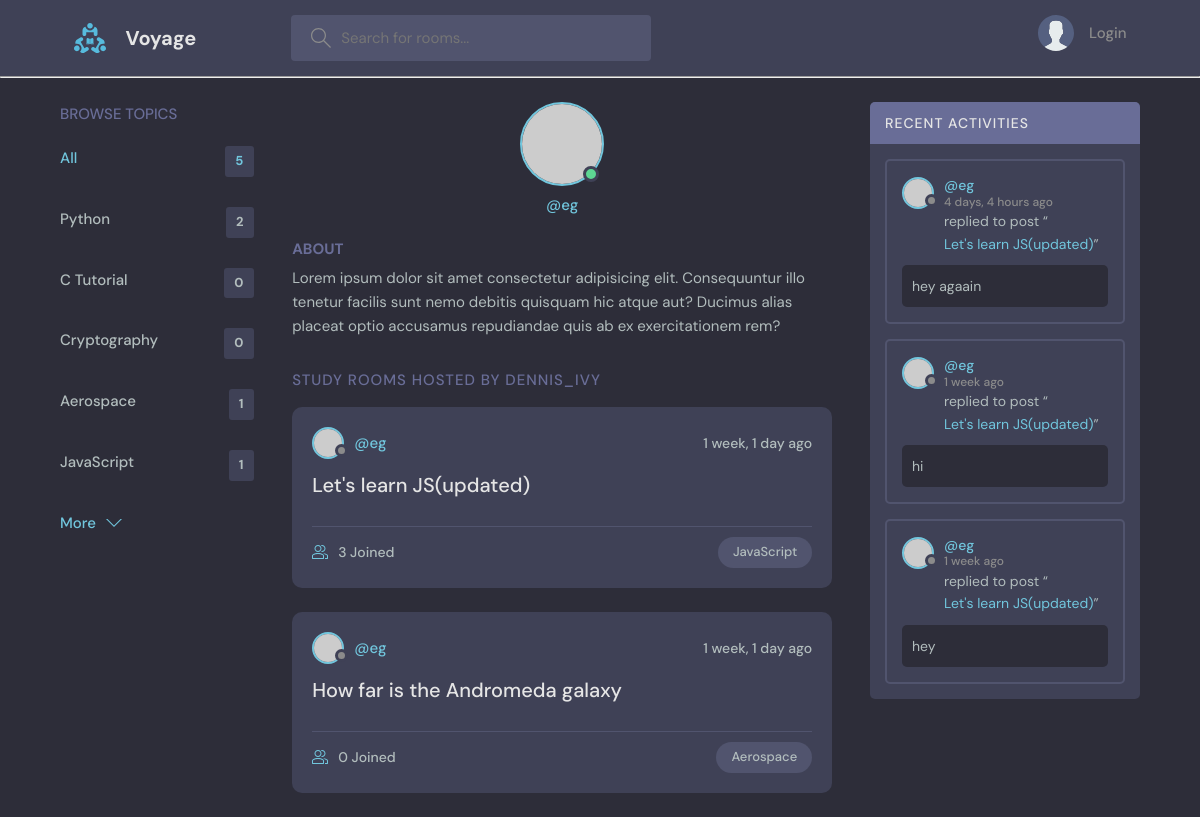
The app's page /profile/1/, older data.
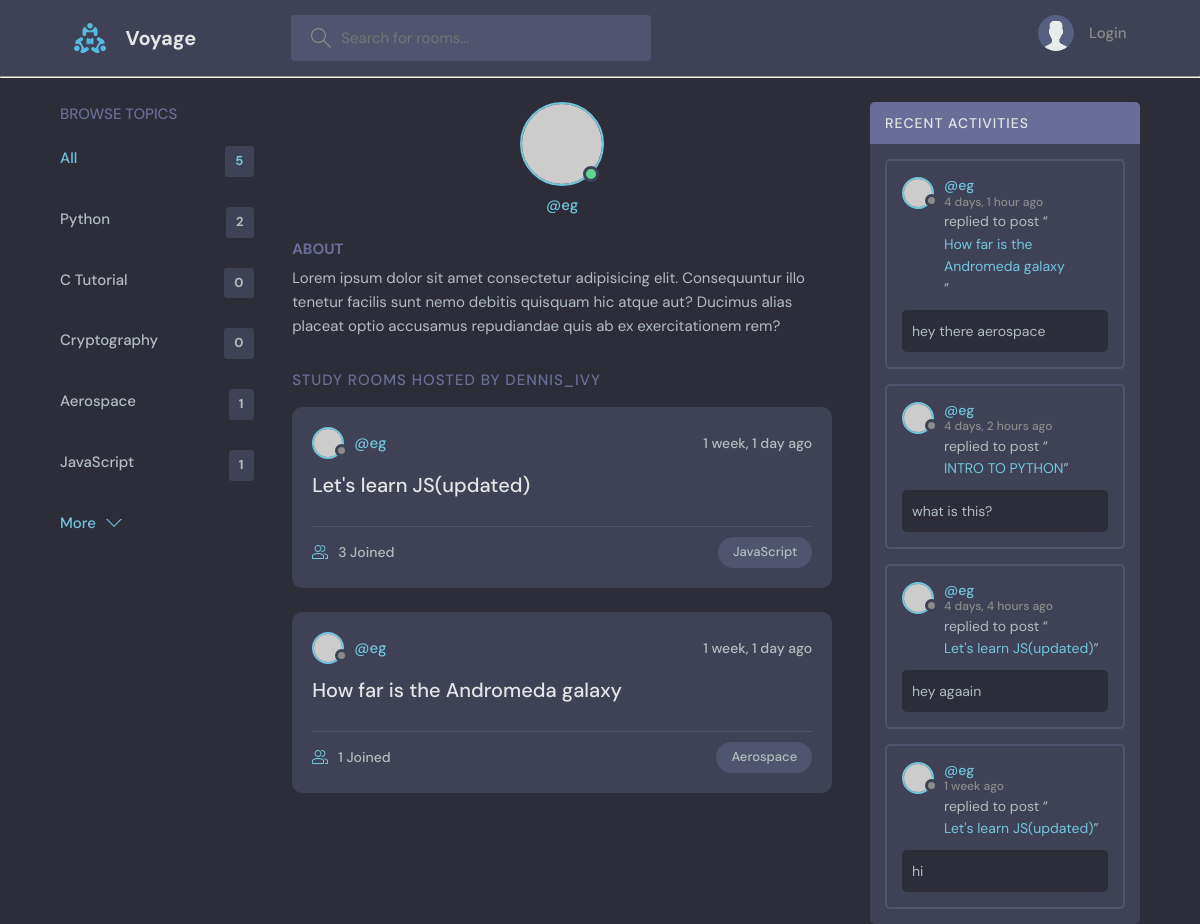
The same page, newer data.
### foot/models.py (models this page shows, shortened)
class Topic(models.Model):
    name = models.CharField(max_length=50)

class Room (models.Model):
    host = models.ForeignKey(User, on_delete=models.SET_NULL, null=True)
    topic = models.ForeignKey(Topic, on_delete=models.SET_NULL, null=True)
    name = models.CharField(max_length=200)
    description = models.TextField(null=True, blank=True)
    participants = models.ManyToManyField(User, related_name='participants', blank=True)
    updated = models.DateTimeField(auto_now=True)
    created = models.DateTimeField(auto_now_add=True)
    class Meta:
        ordering = ['-updated', '-created']
    def __str__(self):
        return self.name

class Message(models.Model):
    user = models.ForeignKey(User, on_delete=models.CASCADE)
    room = models.ForeignKey(Room, on_delete=models.CASCADE)
    body = models.CharField()
    updated = models.DateTimeField(auto_now=True)
    created = models.DateTimeField(auto_now_add=True)
    class Meta:
            ordering = ['-updated', '-created']
    def __str__(self):
        return self.body[0:50]

### foot/views.py (the view)
# urls.py: path('profile/<str:pk>/', views.userProfile, name="user-profile"),
def userProfile(request, pk):
    user = User.objects.get(id=pk)
    rooms = user.room_set.all()
    room_messages = user.message_set.all()
    topics = Topic.objects.all()
    context = {'user': user, 'rooms':rooms, 'room_messages':room_messages, 'topics':topics}
    return render(request, 'foot/profile.html', context )

### foot/templates/foot/profile.html (shortened to what this page needs)
{% extends 'main.html' %}
{% block content%}
  <main class="profile-page layout layout--3">
    <div class="container">
      {% include 'foot/topics_component.html' %}
      <div class="roomList">
        <div class="profile">
          <div class="profile__avatar">
            <div class="avatar avatar--large active">
              <img src="https://randomuser.me/api/portraits/men/11.jpg" />
            </div>
          </div>
          <div class="profile__info">
            <p>@{{user.username}}</p>
          </div>
          <div class="profile__about">
            <h3>About</h3>
            <p>
              Lorem ipsum dolor sit amet consectetur adipisicing elit. Consequuntur illo tenetur
              facilis sunt nemo debitis quisquam hic atque aut? Ducimus alias placeat optio
              accusamus repudiandae quis ab ex exercitationem rem?
            </p>
          </div>
        </div>
        <div class="roomList__header">
          <div>
            <h2>Study Rooms Hosted by dennis_ivy</a>
            </h2>
          </div>
        </div>
       {% include 'foot/feed_component.html' %}
      </div>
      {% include 'foot/activity_component.html'%}
    </div>
  </main>
{% endblock %}

### foot/templates/foot/topics_component.html
  <div class="topics">
          <div class="topics__header">
            <h2>Browse Topics</h2>
          </div>
          <ul class="topics__list">
            <li>
              <a href="{% url 'home' %}" class="active">All <span>{{topics.count}}</span></a>
            </li>
                 {% for topic in topics %}
            <li>
              <a href="{% url 'home' %}?q={{ topic.name }}">{{topic.name}} <span>{{topic.room_set.all.count}}</span></a>
            </li>
{% endfor %}
          </ul>
          <a class="btn btn--link" href="topics.html">
            More
            <svg version="1.1" xmlns="http://www.w3.org/2000/svg" width="32" height="32" viewBox="0 0 32 32">
              <title>chevron-down</title>
              <path d="M16 21l-13-13h-3l16 16 16-16h-3l-13 13z"></path>
            </svg>
          </a>
        </div>

### foot/templates/foot/feed_component.html (shortened to what this page needs)
{% for room in rooms %}
  <div class="roomListRoom">
    <div class="roomListRoom__header">
      <a href="{% url 'user-profile' room.host.id %}" class="roomListRoom__author">
        <div class="avatar avatar--small">
          <img src="https://randomuser.me/api/portraits/women/11.jpg" />
        </div>
        <span>@{{ room.host.username }}</span>
      </a>
      <div class="roomListRoom__actions">
        <span>{{ room.created|timesince }} ago</span>
      </div>
    </div>
    <div class="roomListRoom__content">
      <a href="{% url 'room' room.id %}">{{ room.name }}</a>
    </div>
    <div class="roomListRoom__meta">
      <a href="{% url 'room' room.id %}" class="roomListRoom__joined">
        {{ room.participants.all.count }} Joined
      </a>
      <p class="roomListRoom__topic">{{ room.topic.name }}</p>
    </div>
  </div>
{% endfor %}

### foot/templates/foot/activity_component.html (shortened to what this page needs)
 <div class="activities">
          <div class="activities__header">
            <h2>Recent Activities</h2>
          </div>
          {% for message in room_messages %}
          <div class="activities__box">
            <div class="activities__boxHeader roomListRoom__header">
              <a href="{% url 'user-profile' message.user.id %}" class="roomListRoom__author">
                <div class="avatar avatar--small">
                  <img src="https://randomuser.me/api/portraits/women/11.jpg" />
                </div>
                <p>
                  @{{ message.user }}
                  <span>{{ message.created|timesince }} ago</span>
                </p>
              </a>
            </div>
            <div class="activities__boxContent">
              <p>replied to post “<a href="{% url 'room' message.room.id %}">{{message.room}}</a>”</p>
              <div class="activities__boxRoomContent">
               {{ message }}
              </div>
            </div>
          </div>
         {% endfor %}
        </div>

Row changes from the older to the newer data that the page shows:
removed Message: user "eg", created "1 week", room "Let's learn JS(updated)", body "hey"
computed for Room "How far is the Andromeda galaxy": participants.all.count "0" → "1"
added Message: user "eg", created "4 days, 1 hour", room "How far is the Andromeda galaxy", body "hey there aerospace"
added Message: user "eg", created "4 days, 2 hours", room "INTRO TO PYTHON", body "what is this?"
